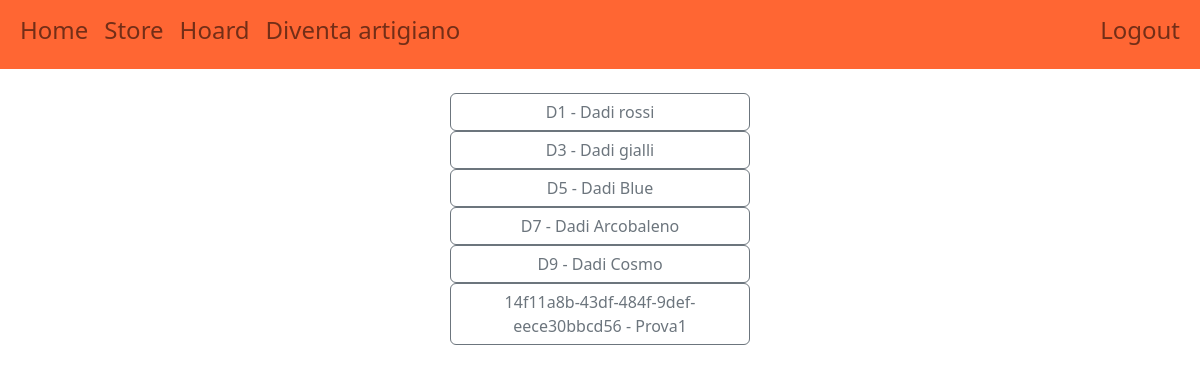
Page /banch/view_sets (signed in) on the earlier database version.
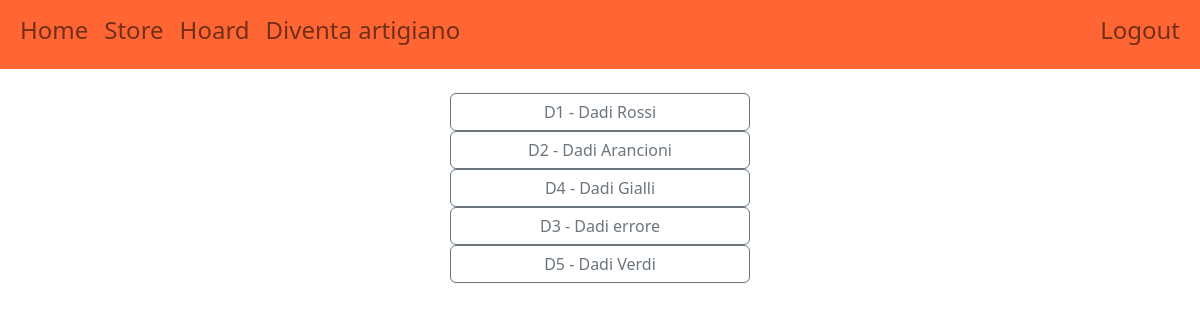
Same page on the later database version.
### store/models.py (models this page shows, shortened)
class Dice(models.Model):
    COLORS = [
        ("R","Red"),
        ("O","Orange"),
        ("Y","Yellow"),
        ("G","Green"),
        ("B","Blue"),
        ("P","Purple"),
        ("N","Black"),
        ("W","White"),
        ("M","Metal"),
    ]
    code = models.CharField(max_length=255, primary_key=True, unique=True)
    name = models.CharField(max_length=50)
    number_of_pices = models.PositiveSmallIntegerField()
    primary_color = models.CharField(max_length=1, choices=COLORS)
    description = models.CharField(max_length=300)
    seller = models.ForeignKey(User,on_delete=models.SET_NULL,null=True)
    available = models.BooleanField()
    price = models.FloatField()
    image = models.ImageField(upload_to='uploads/',null= True)

### banch/views.py (the view)
# urls.py: path('view_sets', views.view_sets, name='view_sets'),
@user_passes_test(has_group)
def view_sets(request):
    username = request.user.username
    user = User.objects.get(username__iexact=username)
    d = Dice.objects.filter(seller__exact=user)
    ctx = {'dices' : d}
    return render(request, template_name='banch/view_sets.html', context=ctx)

### banch/views.py (called while the page is built)
def has_group(user):
    return user.groups.filter(name="artigiani").exists()

### templates/banch/view_sets.html
{% extends "base.html" %}
{% block head %}
    {% load static %}
{% endblock %}
{% block content %}
    <br>
    <div class= "container w-25">
        {% for dice in dices %}
            <div class="row">
                <a href="{% url 'banch:modify_set' pk=dice.code %}" class="btn btn-outline-secondary">{{ dice.code}} - {{dice.name}} </a>
            </div>
        {% endfor %}
    </div>
{% endblock %}

Differences in the rows shown:
removed Dice: code "D7", name "Dadi Arcobaleno"
removed Dice: code "D9", name "Dadi Cosmo"
removed Dice: code "14f11a8b-43df-484f-9def-eece30bbcd56", name "Prova1"
changed Dice "D1": name "Dadi rossi" → "Dadi Rossi"
now on this page (row edited): Dice: code "D2", name "Dadi Arancioni"
now on this page (row edited): Dice: code "D4", name "Dadi Gialli"
changed Dice "D3": name "Dadi gialli" → "Dadi errore"
changed Dice "D5": name "Dadi Blue" → "Dadi Verdi"
